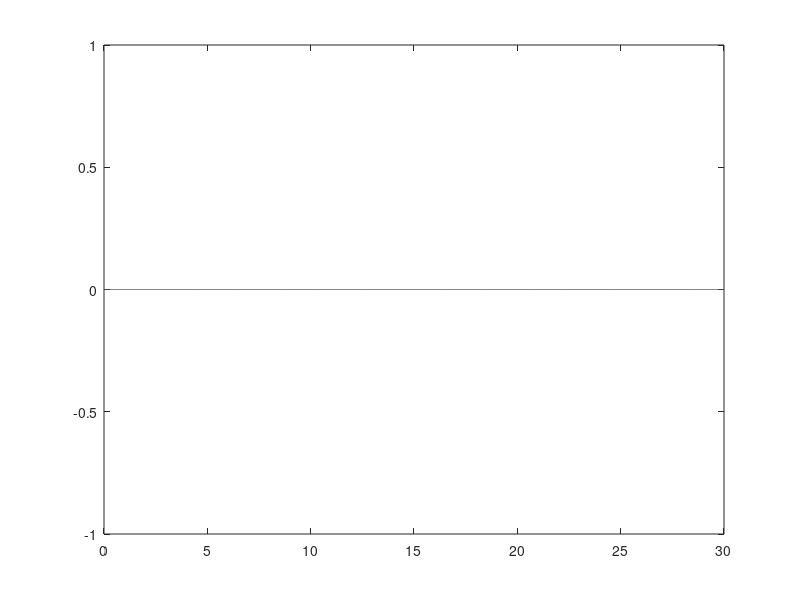
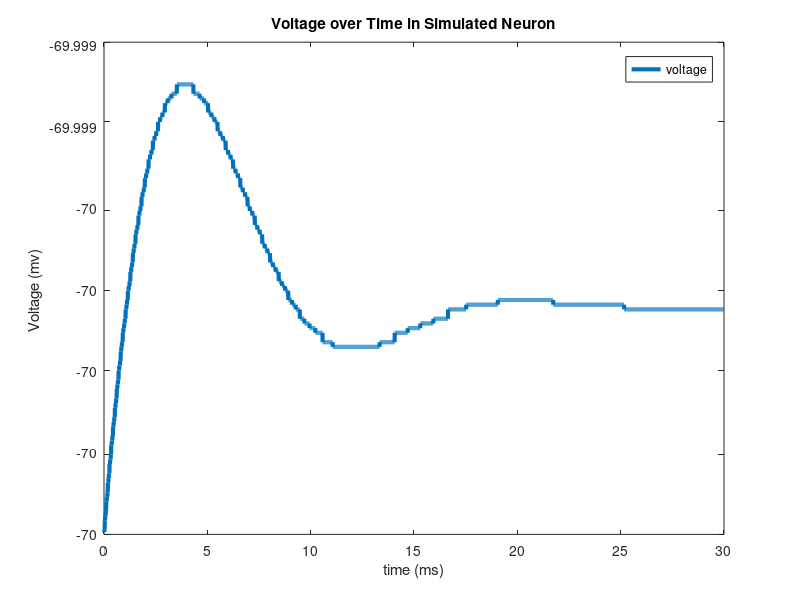
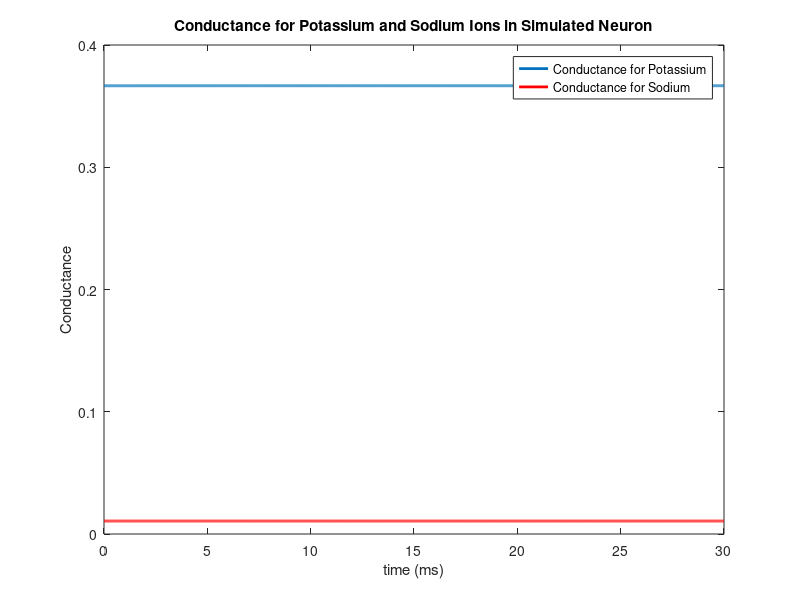
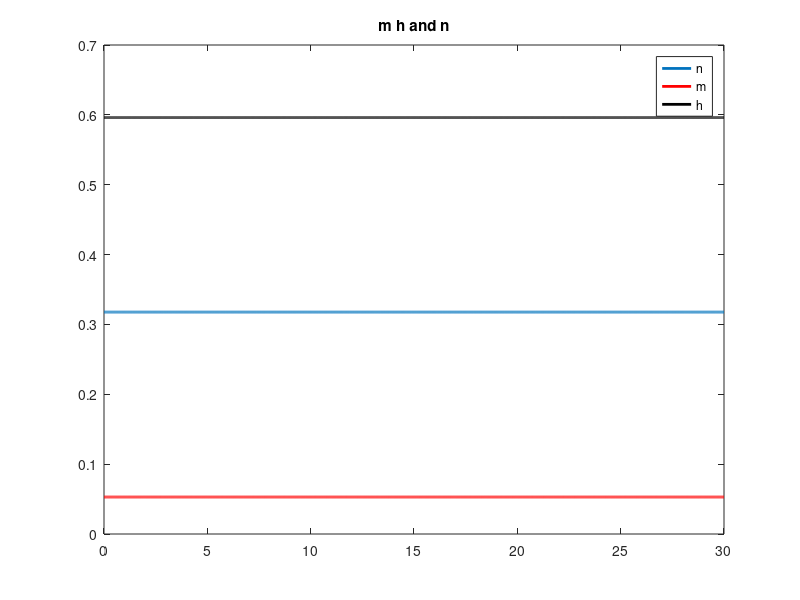

Write the MATLAB code that produced these figures, in order.
%===simulation time===
simulationTime = 30; %in milliseconds
deltaT=.01;
Fs = 1/deltaT;
t=0:deltaT:simulationTime;


%===specify the external current I===
changeTimes = [0]; %in milliseconds
currentLevels = [0]; %Change this to see effect of different currents on voltage (Suggested values: 3, 20, 50, 1000)

%Set externally applied current across time
%Here, first 500 timesteps are at current of 50, next 1500 timesteps at
%current of zero (resets resting potential of neuron), and the rest of
%timesteps are at constant current
I = zeros(1,numel(t));
stimS = 2; % in ms
stimE = 6; % in ms
stimDur = round((stimE-stimS))*Fs;
I(round(stimS*Fs):round(stimE*Fs)) = currentLevels; %I(2001:numel(t)) = currentLevels;
%plot the stimulus
figure
plot(t,I,'r')
%Comment out the above line and uncomment the line below for constant current, and observe effects on voltage timecourse
%I(1:numel(t)) = currentLevels;


%===constant parameters===%
%All of these can be found in Table 3
gbar_K=36; gbar_Na=120; g_L=.3;
E_K = -12; E_Na=115; E_L=10.6;
C=1;


%===set the initial states===%
V=0; %Baseline voltage

alpha_n = .01 * ( (10-V) / (exp((10-V)/10)-1) ); %Equation 12
beta_n = .125*exp(-V/80); %Equation 13
alpha_m = .1*( (25-V) / (exp((25-V)/10)-1) ); %Equation 20
beta_m = 4*exp(-V/18); %Equation 21
alpha_h = .07*exp(-V/20); %Equation 23
beta_h = 1/(exp((30-V)/10)+1); %Equation 24

n(1) = alpha_n/(alpha_n+beta_n); %Equation 9
m(1) = alpha_m/(alpha_m+beta_m); %Equation 18
h(1) = alpha_h/(alpha_h+beta_h); %Equation 18

I_Na = zeros(1,length(t)); %Equations 3 and 14
I_K = zeros(1,length(t)); %Equations 4 and 6
I_L = zeros(1,length(t)); %Equation 5
I_ion = zeros(1,length(t));

% drugs application
pctTTX = 0;
pctTEA = 0;
TTX = 1-pctTTX;
TEA = 1 - pctTEA;

for i=1:numel(t)-1 %Compute coefficients, currents, and derivates at each time step
    
    %---calculate the coefficients---%
    %Equations here are same as above, just calculating at each time step
    alpha_n(i) = TEA*(.01 * ( (10-V(i)) / (exp((10-V(i))/10)-1) ));
    beta_n(i) = .125*exp(-V(i)/80);
    alpha_m(i) = TTX*(.1*( (25-V(i)) / (exp((25-V(i))/10)-1) ));
    beta_m(i) = 4*exp(-V(i)/18);
    alpha_h(i) = .07*exp(-V(i)/20);
    beta_h(i) = 1/(exp((30-V(i))/10)+1);
    
    
    %---calculate the currents---%
    I_Na(i) = (m(i)^3) * gbar_Na * h(i) * (V(i)-E_Na); %Equations 3 and 14
    I_K(i) = (n(i)^4) * gbar_K * (V(i)-E_K); %Equations 4 and 6
    I_L(i) = g_L *(V(i)-E_L); %Equation 5
    I_ion(i) = I(i) - I_K(i) - I_Na(i) - I_L(i); 
    
    
    
    %---calculate the derivatives using Euler first order approximation---%
    V(i+1) = V(i) + deltaT*I_ion(i)/C;
    n(i+1) = (n(i) + deltaT*(alpha_n(i) *(1-n(i)) - beta_n(i) * n(i))); %Equation 7
    m(i+1) = (m(i) + deltaT*(alpha_m(i) *(1-m(i)) - beta_m(i) * m(i))); %Equation 15
    h(i+1) = (h(i) + deltaT*(alpha_h(i) *(1-h(i)) - beta_h(i) * h(i))); %Equation 16

end


V = V-70; %Set resting potential to -70mv

%===plot Voltage===%
figure
plot(t,V,'LineWidth',3)
hold on
legend({'voltage'})
ylabel('Voltage (mv)')
xlabel('time (ms)')
title('Voltage over Time in Simulated Neuron')


%===plot Conductance===%
figure
p1 = plot(t,gbar_K*n.^4,'LineWidth',2);
hold on
p2 = plot(t,gbar_Na*(m.^3).*h,'r','LineWidth',2);
legend([p1, p2], 'Conductance for Potassium', 'Conductance for Sodium')
ylabel('Conductance')
xlabel('time (ms)')
title('Conductance for Potassium and Sodium Ions in Simulated Neuron')

% ======== plot n, m and h ================
figure
p1 = plot(t,n,'LineWidth',2);
hold on
p2 = plot(t,m,'r','LineWidth',2);
p3 = plot(t,h,'k','LineWidth',2);
title('m h and n')
legend('n','m','h')

% ========== plot individual currents ================
figure
p1 = plot(t,I_Na,'r','LineWidth',2);
hold on
p2 = plot(t,I_K,'b','LineWidth',2);
% p3 = plot(t,I_ion,'k','LineWidth',2);
title('Currents')
legend('Na', 'K', 'Total')

